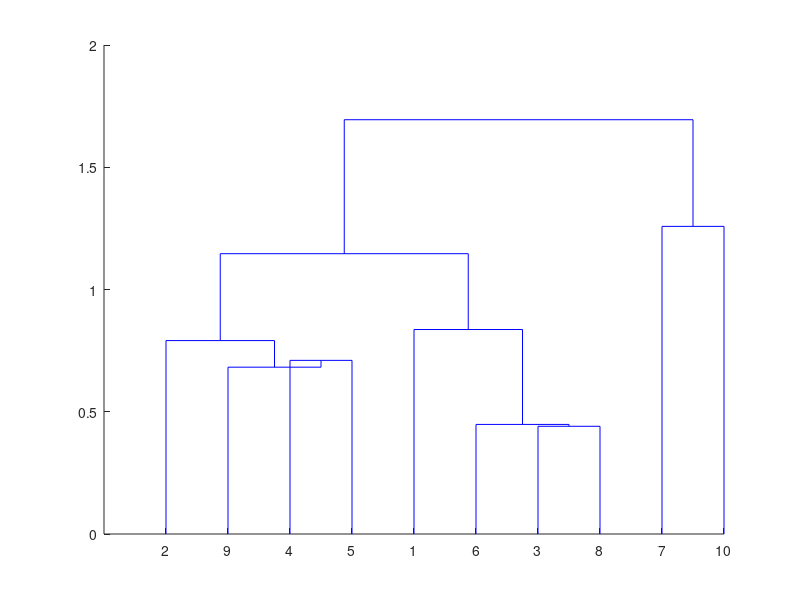

This figure's MATLAB source:
clear
close 
clc

dim = 2;
n = 10;
m = n;
z = n;

samples = randn(2 * n, dim);
valid = zeros(1, 2 * n);
label = zeros(1, 2 * n);

for k = 1 : 2 * n
    label(:, k) = k;
    valid(:, k) = 1;
end

tree = zeros(1, dim + 1);
tp = 0;

while m >= 2
    distances = zeros(m);
    minDist = Inf;
    a = 0;
    x = 0;
    y = 0;
    p = 0;
    q = 0;
    for k = 1 : 2 * n
        if valid(:, k) == 0
            continue
        end
        a = a + 1;
        b = 0;
        for l = 1 : 2 * n
            if valid(:, l) == 0
                continue
            end
            b = b + 1;
            distances(a, b) = norm(samples(k, :) - samples(l, :));
            if distances(a, b) < minDist && a ~= b
                minDist = distances(a, b);
                p = min(k, l);
                q = max(k, l);
                x = a;
                y = b;
            end
            if b == m
                break
            end
        end
        if a == m
            break
        end
    end
    fprintf("Puntos Restantes:");
    disp(label(:, 1 : m));
    disp(distances);
    fprintf("Quitar: %d %d\n", label(:, x), label(:, y));
    valid(:, p) = 0;
    valid(:, q) = 0;
    z = z + 1;
    points = [ samples(p, :) ; samples(q, :) ]';
    samples(z, :) = mean(points, 2);
    m = m - 1;
    a = 0;
    for k = 1 : 2 * n
        if valid(:, k) == 0
            continue
        end
        a = a + 1;
        label(:, a) = k;
        if a == m
            break
        end
    end
    tp = tp + 1;
    tree(tp, :) = [ p q minDist ];
end

dendrogram(tree);
